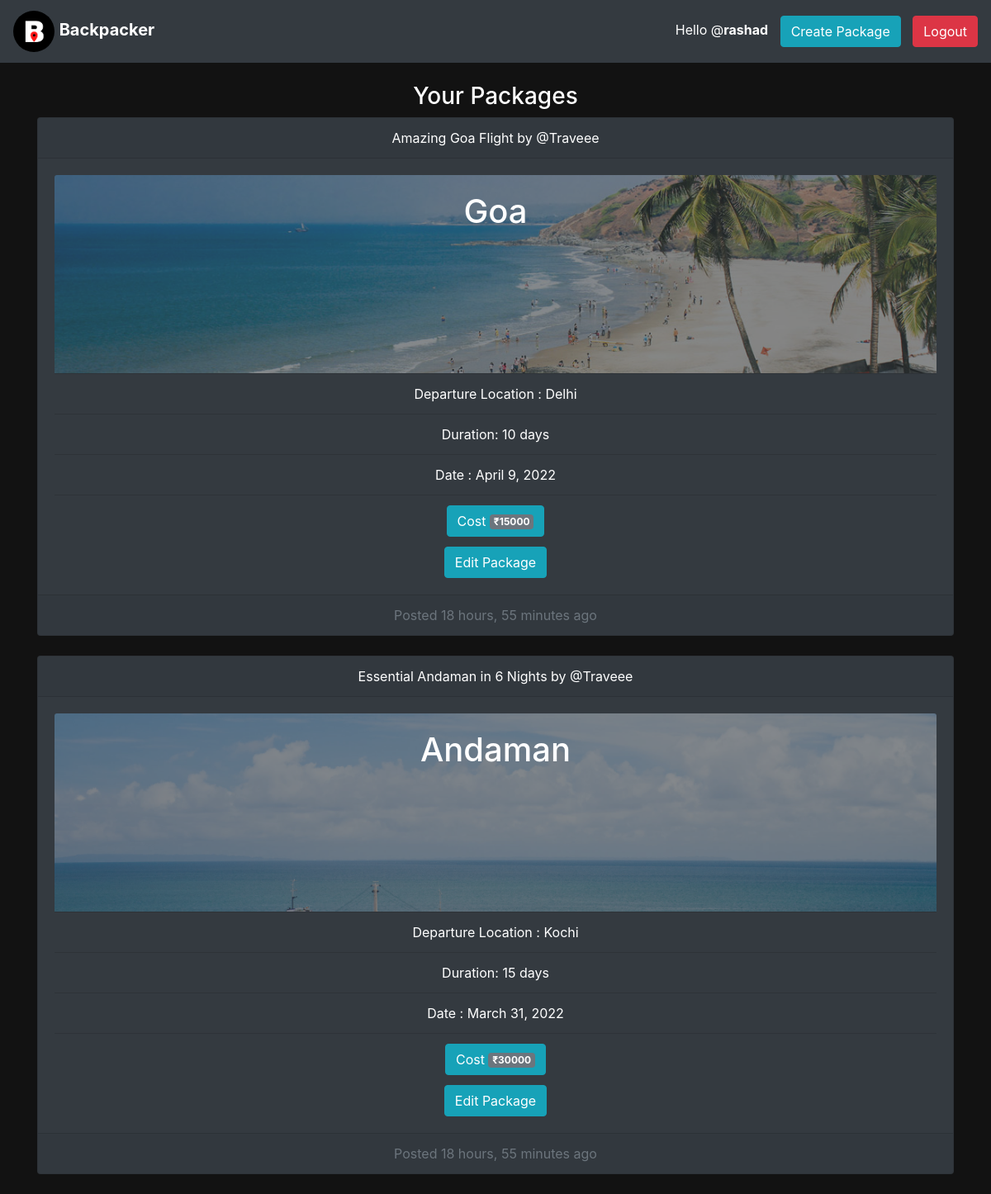
/agent_packages (signed in), run on the app's committed database.
### backpacker/models.py (models this page shows, shortened)
class CustomUser(AbstractUser):
    is_agent = models.BooleanField('agent stat', default=False)
    is_customer = models.BooleanField('customer status', default=False)
    phone = models.CharField(max_length=10,default="")
    aadhar_no = models.CharField(max_length=12,default="")
    aadhar_image=models.ImageField(default="B.png")
    REQUIRED_FIELDS = []

class Package(models.Model):
    title = models.CharField(max_length=100)
    agent = models.ForeignKey(Agent, on_delete=models.CASCADE, null=True)
    cost = models.IntegerField()
    duration = models.IntegerField()
    Location = models.CharField(max_length=100)
    ddate = models.DateField(
        validators=[MinValueValidator(datetime.date.today)])
    posteddate = models.DateField(auto_now=True)
    dloc = models.CharField(max_length=300)
    description = models.TextField(null=True, blank=True)
    slots = models.IntegerField(default=2)
    image = models.ImageField(default="B.png")
    users = models.ManyToManyField(
        CustomUser, related_name='participants', blank=True)
    mode = models.CharField(max_length=1, choices=Travel_mode,default="B")
    class Meta:
        ordering = ['-posteddate']

class Agent(models.Model):
    User = models.ForeignKey(
        CustomUser, on_delete=models.CASCADE, primary_key=True)
    name = models.CharField(max_length=100)
    bio = models.CharField(max_length=100)
    def __str__(self):
        return self.name

### backpacker/decorators.py (the view)
    def wrap(request, *args, **kwargs):
        user=request.user
        if user.is_agent:
            return view_func(request, *args, **kwargs)
        else:
            messages.error(request, 'you must be an agent')
            return render(request, "backpacker/login.html")

### backpacker/views.py (called while the page is built)
@login_required(login_url='login')
@agent_only
def agent_packages(request):
    user = request.user
    age = Agent.objects.get(User=user)
    pack = Package.objects.filter(agent=age)
    context = {
        'pack': pack,
    }
    return render(request, "backpacker/agent_packages.html", context)

### backpacker/templates/backpacker/agent_packages.html
{% extends 'main.html' %}
{% block content %}
<br>
<div class="container text-center text-white">
<h3>Your Packages</h3>
{% if pack %}
 {% for p in pack %}
  <a href="{% url 'package-status' p.id %}"  style="text-decoration:none ; color:#fff">
  <div class="row">
    <div class="col-sm-12">
      <div class="card text-white text-center bg-dark">
      <div class="card-header">{{ p.title  }}
    by @{{ p.agent }}
    </div>
      <div class="card-body">
      <div class="demo-wrap">
        <img src="{{p.image.url}}" class="card-img-top demo-bg " alt="...">
        <div class="card-img-overlay">
        <h1 class="card-title demo-content">{{ p.Location }}</h1>
        </div>
        </div>
         <ul class="list-group list-group-flush bg-dark">
         <li class="list-group-item bg-dark"><p class="card-text">Departure Location : {{ p.dloc }} </p></li>
        <li class="list-group-item bg-dark"><p class="card-text">Duration: {{ p.duration }} days</p></li>
        <li class="list-group-item bg-dark"><p class="card-text">Date : {{ p.ddate }} </p></li>
        <li class="list-group-item bg-dark">  <button type="button" class="btn btn-info">
        Cost <span class="badge bg-secondary">₹{{p.cost}}</span>
          </button></li>
          <a href="{% url 'package-edit' p.id %}"  style="text-decoration:none ; color:#fff">
          <button type="button" class="btn btn-info">
           Edit Package
          </button></li>
          </a>
        </ul>
      </div>
      <div class="card-footer text-muted"> Posted
    {{p.posteddate|timesince}} ago
  </div>
  </div>
  <br>
  </a>
  {% endfor %}
 {% else %}
 <h1 class="text-white text-center"> You don't have any packages</h1>
 {% endif %}
 </div>
 {% endblock content %}

### templates/main.html (shortened to what this page needs)
{% load static %}
<!DOCTYPE html>
<html lang="en">
  <head>
    <link
      rel="stylesheet"
      href="https://maxcdn.bootstrapcdn.com/bootstrap/4.0.0/css/bootstrap.min.css"
    />
  </head>
  <body style="background-color: #121212">
    <nav class="navbar navbar-dark bg-dark">
    <ul class="nav navbar-nav navbar-left">
    <li>
      <a class="navbar-brand fw-bold" href="{% url 'index' %}">
        <img
          src="{% static 'images/b.png' %}"
          width="50"
          height="50"
          class="d-inline-block align-center rounded-circle"
          alt=""
        />
       <b> Backpacker</b>
      </a>
      </li>
      </ul>
      {% if request.user.is_authenticated %}
      <ul class="nav navbar-nav navbar-right">
      <li class="text-white">
      <span>Hello @<b>{{request.user.username}}</b></span>
      {% if  request.user.is_agent is True and  not 'create' in request.path  %}
      <a href="{% url 'create' %}" class="link-dark">
          <button type="button" class="btn btn-info"style="margin:10px;">Create Package</button>
        </a>
        {% endif %}
        <a href="{% url 'logout' %}" class="link-dark">
          <button type="button" class="btn btn-danger">Logout</button>
        </a>
        </li>
      </ul>
      {% endif %}
    </nav>
    {% block content %} {% endblock %}
  </body>
</html>

### templates/main.html (style rules this page uses)
.card-img-top { width: 100%; height: 30vh; object-fit: cover; }
.demo-wrap { overflow: hidden; position: relative; }
.demo-bg { opacity: 0.4; }
.demo-content { position: relative; }

### data on the page
CustomUser: user.username "rashad"
Package: title "Amazing Goa Flight", agent "Traveee", image (picture), Location "Goa", dloc "Delhi", duration "10", ddate "April 9, 2022", cost "15000", posteddate "18 hours, 55 minutes"
Package: title "Essential Andaman in 6 Nights", agent "Traveee", image (picture), Location "Andaman", dloc "Kochi", duration "15", ddate "March 31, 2022", cost "30000", posteddate "18 hours, 55 minutes"
